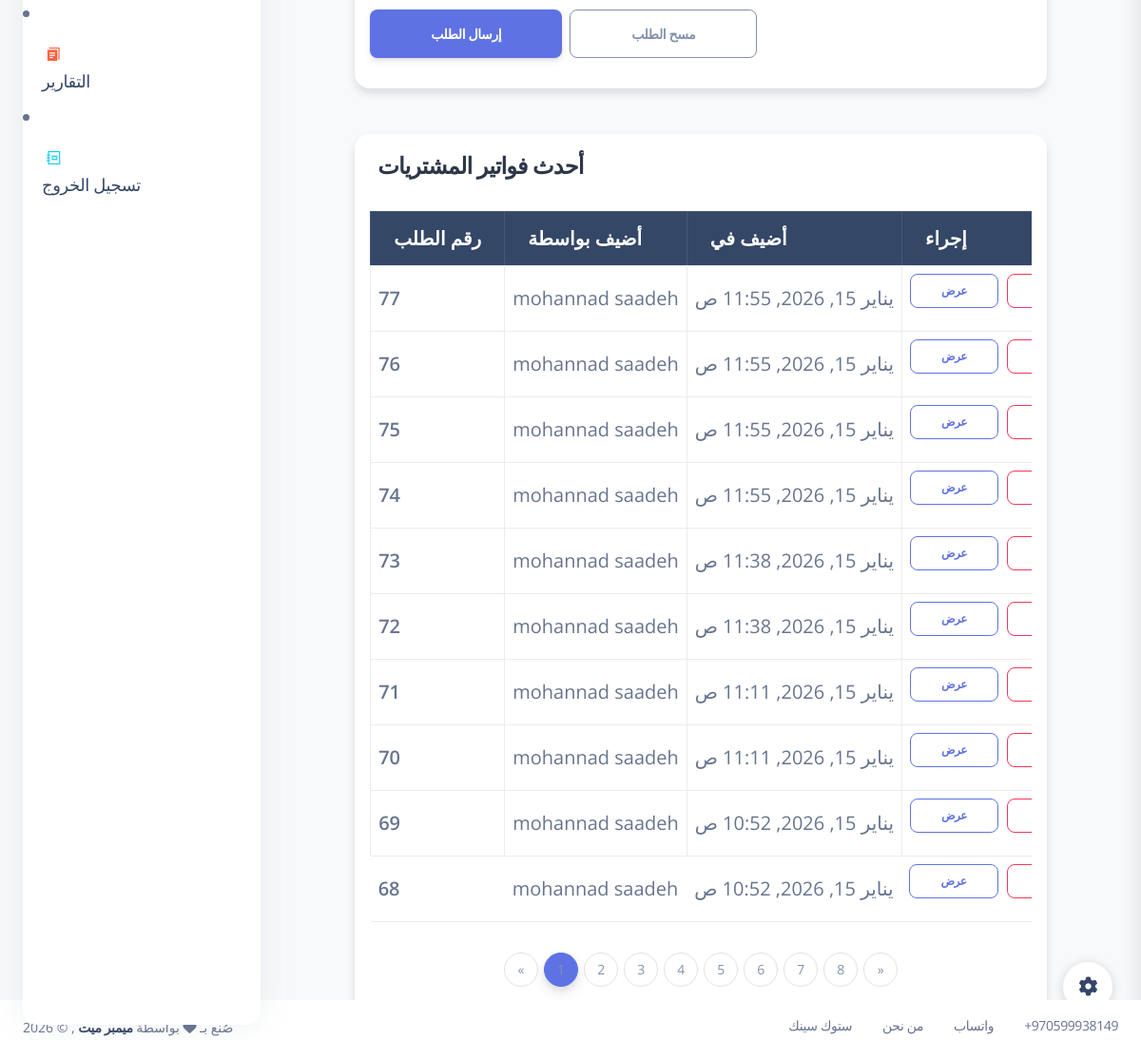
Before: /purchases (signed in, lower part) with the older database file.
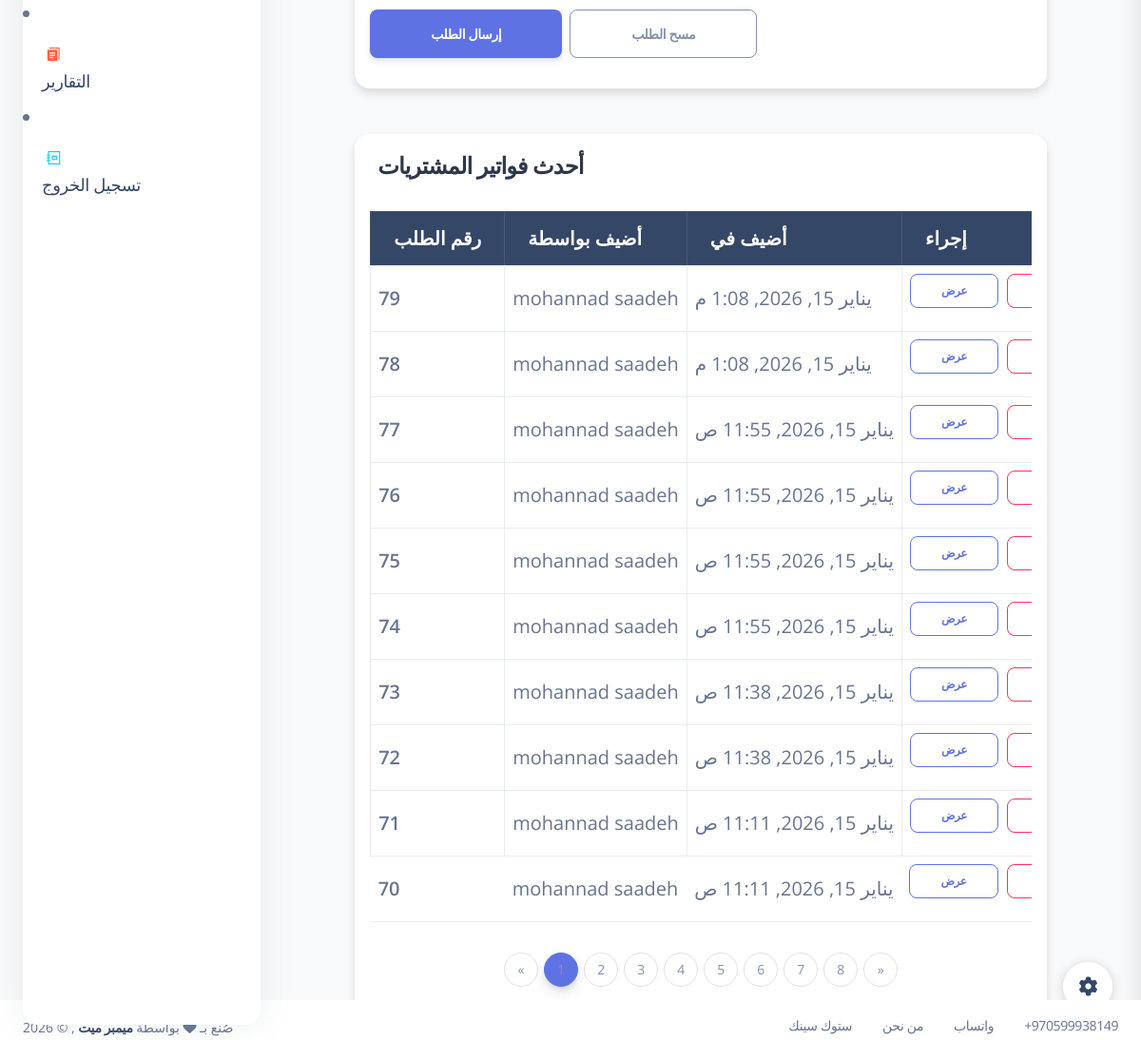
After: the same page with the newer database file.
### my_app/models.py (models this page shows)
class Purchase(models.Model): #i changed from Purchasing_invoice to Purchase >
    employee = models.ForeignKey(Employee , related_name="Purchases", on_delete=models.CASCADE) # RESTRICT  deleted >>  dont delete the item or ( default="Default", on_delete=models.SET_DEFAULT)
    supplier = models.ForeignKey('Supplier', related_name='purchases', on_delete=models.CASCADE, null=True, blank=True)
    total_amount = models.DecimalField(max_digits=10, decimal_places=2, default=0.00) # the total amount of the invoice
    payment_method = models.CharField(max_length=10, choices=pay_choices, default='cash')
    invoice_pay_method = models.CharField(max_length=10, choices=pay_choices, default='cash')  # Added field
    grand_total = models.DecimalField(max_digits=10, decimal_places=2, default=0.00)
    created_at = models.DateTimeField(auto_now_add=True)
    updated_at = models.DateTimeField(auto_now=True)
    objects = PurchaseManager()

class Employee(models.Model):
    first_name = models.CharField(max_length=255)
    last_name = models.CharField(max_length=255)
    email = models.EmailField(max_length=255)
    DOB = models.DateField()
    password = models.CharField(max_length=255)
    confirm_password = models.CharField(max_length=255)
    is_active = models.BooleanField(default=False)
    created_at = models.DateTimeField(auto_now_add=True)
    updated_at = models.DateTimeField(auto_now=True)
    objects = EmployeeManager()

### my_app/views.py (the view)
# urls.py: path('purchases', views.display_purchases, name='display_purchases'),
def display_purchases(request):
    p_cart = _get_purchase_cart(request)
    grand_total = sum(float(item.get('total_price', 0)) for item in p_cart)
    invoices_qs = models.get_all_invoices()
    invoices_page_number = request.GET.get('invoices_page')
    invoices_paginator = Paginator(invoices_qs, 10)  # 10 invoices per page
    invoices_page = invoices_paginator.get_page(invoices_page_number)
    context = {
            'purchases_order': p_cart,
            'products': models.get_all_products(),#--------------------------------------------Mai
            'invoices' : invoices_page,
            'employee': models.get_employee_by_id(request.session['employee_id']),#--------------------------------------------Mai
            'grand_total': grand_total,
            'invoices_paginator': invoices_paginator,
            'suppliers': models.Supplier.objects.all(),
        }
    return render(request , 'purchase_invoices.html' ,context)

### my_app/models.py (called while the page is built)
def get_employee_by_id(id):
    return Employee.objects.get(id=id)

def get_all_products():
    return Product.objects.all()

def get_all_invoices():
    return Purchase.objects.all().order_by('-created_at')

### my_app/views.py (called while the page is built)
def _get_purchase_cart(request):
    return request.session.get('purchase_cart', [])

### my_app/templates/purchase_invoices.html (shortened to what this page needs)
{% extends 'layouts/base.html' %}
{% load static %}
{% load i18n %}
{% block content %}
<div class="row justify-content-center">
  <div class="col-lg-10 col-md-12">
    <div class="card shadow-sm border-0 mt-5">
      <div class="card-body">
        <form action="/submet_purchase_order" method="post" class="mt-4">
          <div class="d-flex gap-2 mt-3">
            <button type="submit" class="btn btn-primary btn-lg">{% trans "Submit order" %}</button>
            <a href="/clear_purchases_list" class="btn btn-outline-secondary btn-lg">{% trans "Clear order" %}</a>
          </div>
        </form>
      </div>
    </div>
    <div class="card mt-5 shadow-sm border-0">
      <div class="card-header bg-white py-3">
        <h4 class="mb-0" style="font-weight:600; color:#2d3748;">{% trans "Recent Purchases Invoices" %}</h4>
      </div>
      <div class="card-body">
        <div class="table-responsive">
          <table class="table table-hover table-bordered align-middle">
            <thead class="table-dark">
              <tr>
                <th>{% trans "Order No." %}</th>
                <th>{% trans "Added by" %}</th>
                <th>{% trans "Added at" %}</th>
                <th>{% trans "Action" %}</th>
              </tr>
            </thead>
            <tbody>
              {% for invoice in invoices %}
              <tr>
                <td><span class="fw-bold">{{invoice.id}}</span></td>
                <td>{{invoice.employee.first_name}} {{invoice.employee.last_name}}</td>
                <td>{{invoice.created_at}}</td>
                <td>
                  <a href="/view_purchase_invoice/{{invoice.id}}" class="btn btn-outline-primary btn-sm me-1">{% trans "View" %}</a>
                  <a href="{% url 'purchase_return_create' invoice.id %}" class="btn btn-outline-danger btn-sm">{% trans "Return" %}</a>
                </td>
              </tr>
              {% endfor %}
            </tbody>
          </table>
        </div>
        {% if invoices_paginator.num_pages > 1 %}
        <nav aria-label="Invoices pagination">
          <ul class="pagination justify-content-center mt-3">
            {% if invoices.has_previous %}
              <li class="page-item">
                <a class="page-link" href="?invoices_page={{ invoices.previous_page_number }}" aria-label="Previous">&laquo;</a>
              </li>
            {% else %}
              <li class="page-item disabled"><span class="page-link">&laquo;</span></li>
            {% endif %}
            {% for num in invoices.paginator.page_range %}
              {% if invoices.number == num %}
                <li class="page-item active"><span class="page-link">{{ num }}</span></li>
              {% else %}
                <li class="page-item"><a class="page-link" href="?invoices_page={{ num }}">{{ num }}</a></li>
              {% endif %}
            {% endfor %}
            {% if invoices.has_next %}
              <li class="page-item">
                <a class="page-link" href="?invoices_page={{ invoices.next_page_number }}" aria-label="Next">&raquo;</a>
              </li>
            {% else %}
              <li class="page-item disabled"><span class="page-link">&raquo;</span></li>
            {% endif %}
          </ul>
        </nav>
        {% endif %}
      </div>
    </div>
  </div>
</div>
{% endblock content %}

### my_app/templates/layouts/base.html (shortened to what this page needs)
<!DOCTYPE html>
<html lang="en">
{% load static %}
{% load i18n %}
<head>
        <link href="https://cdnjs.cloudflare.com/ajax/libs/font-awesome/6.5.1/css/all.min.css" rel="stylesheet" />
    <link href="{% static 'css/nucleo-icons.css'%}" rel="stylesheet" />
    <link href="{% static 'css/nucleo-svg.css'%}" rel="stylesheet" />
    <link href="https://cdnjs.cloudflare.com/ajax/libs/font-awesome/6.5.1/css/all.min.css" rel="stylesheet" />
    <link href="{% static 'css/nucleo-svg.css'%}" rel="stylesheet" />
    <link id="pagestyle" href="{% static 'css/argon-dashboard.css' %}" rel="stylesheet" />
    <nonscript><link rel="stylesheet" href="{% static 'css/argon-dashboard.css' %}"></nonscript>
    <link rel="stylesheet" href="{% static 'css/style.css' %}">
    </head>
    <body class="g-sidenav-show   bg-gray-100">
        {% include 'includes/aside.html' %}
        <main class="main-content position-relative border-radius-lg ">
            <div class="container-fluid py-4">
                {% block content %}{% endblock content %}
            </div>
        </main>
        {% include 'includes/fixed-plugin.html' %}
                {% include 'includes/footer.html' %}
</body>
</html>

### my_app/templates/includes/aside.html (shortened to what this page needs)
{% load static %}
{% load i18n %}
<aside class="sidenav bg-white navbar navbar-vertical navbar-expand-xs border-0 border-radius-xl my-3 fixed-start ms-4 " id="sidenav-main">
        <li class="nav-item {% if request.path == '/employee_reports'   %} bg-gradient-success {% endif %}">
            <a class="nav-link " href="/employee_reports">
            <div class="icon icon-shape icon-sm border-radius-md text-center me-2 d-flex align-items-center justify-content-center">
                <i class="ni ni-single-copy-04 text-warning text-sm opacity-10"></i>
            </div>
            <span class="nav-link-text ms-1" style="font-size:18px !important;">{% trans "Reports" %}</span>
            </a>
        </li>
        <li class="nav-item">
            <a class="nav-link " href="/emp_logout">
            <div class="icon icon-shape icon-sm border-radius-md text-center me-2 d-flex align-items-center justify-content-center">
                <i class="ni ni-collection text-info text-sm opacity-10"></i>
            </div>
            <span class="nav-link-text ms-1" style="font-size:18px !important;">{% trans "Logout" %}</span>
            </a>
        </li>
</aside>

### my_app/templates/includes/navigation_main.html (shortened to what this page needs)
{% load i18n %}

### my_app/templates/includes/fixed-plugin.html (shortened to what this page needs)
{% load i18n %}
<div class="fixed-plugin">
<a class="fixed-plugin-button text-dark position-fixed px-3 py-2">
    <i class="fa fa-cog py-2"> </i>
</a>
</div>

### my_app/templates/includes/scripts.html (shortened to what this page needs)
{% load static %}
{% load i18n %}

### my_app/templates/includes/footer.html (shortened to what this page needs)
{% load i18n %}
<footer class="footer pt-3 bg-white fixed-bottom">
<div class="container-fluid">
    <div class="row align-items-center justify-content-lg-between">
    <div class="col-lg-6 mb-lg-0 mb-4">
        <div class="copyright text-center text-sm text-muted text-lg-start ">
            <span id="year"></span>
        © ,
    {% trans "made with" %} <i class="fa fa-heart"></i> {% trans "by" %}
    <a href="http://www.membrmate.com" class="font-weight-bold" target="_blank">{% trans "Member Mate" %}</a>
        </div>
    </div>
    <div class="col-lg-6">
        <ul class="nav nav-footer justify-content-center justify-content-lg-end">
        <li class="nav-item">
            <a class="nav-link text-muted" target="_blank">{% trans "StockSync" %}</a>
        </li>
        <li class="nav-item">
            <a href="/about_us" class="nav-link text-muted" target="_blank">{% trans "About Us" %}</a>
        </li>
        <li class="nav-item">
            <a class="nav-link text-muted" target="_blank">{% trans "WhatsApp" %}</a>
        </li>
        <li class="nav-item">
            <a class="nav-link pe-0 text-muted" target="_blank"> +970599938149</a>
        </li>
        </ul>
    </div>
    </div>
</div>
</footer>

### static/css/nucleo-svg.css (style rules this page uses)
.icon { display: inline-block; color: #111111; height: 1em; width: 1em; }
.icon-sm { height: 0.8em; width: 0.8em; }
.icon { fill: currentColor; stroke: none; }

Changed rows visible on the page:
no longer on this page (row unchanged): Purchase: id "69", employee.first_name "mohannad", employee.last_name "saadeh", created_at "يناير 15, 2026, 10:52 ص"
no longer on this page (row unchanged): Purchase: id "68", employee.first_name "mohannad", employee.last_name "saadeh", created_at "يناير 15, 2026, 10:52 ص"
added Purchase: id "79", employee.first_name "mohannad", employee.last_name "saadeh", created_at "يناير 15, 2026, 1:08 م"
added Purchase: id "78", employee.first_name "mohannad", employee.last_name "saadeh", created_at "يناير 15, 2026, 1:08 م"
